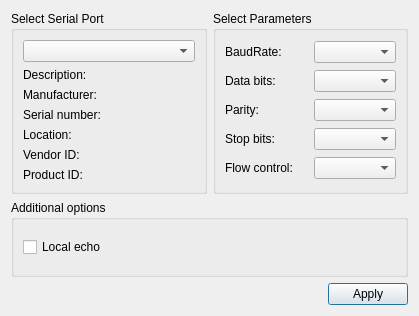
<?xml version="1.0" encoding="UTF-8"?>
<ui version="4.0">
 <class>SettingsDialog</class>
 <widget class="QDialog" name="SettingsDialog">
  <property name="geometry">
   <rect>
    <x>0</x>
    <y>0</y>
    <width>419</width>
    <height>316</height>
   </rect>
  </property>
  <property name="windowTitle">
   <string>Settings</string>
  </property>
  <layout class="QGridLayout" name="gridLayout_3">
   <item row="0" column="1">
    <widget class="QGroupBox" name="parametersBox">
     <property name="title">
      <string>Select Parameters</string>
     </property>
     <layout class="QGridLayout" name="gridLayout_2">
      <item row="0" column="0">
       <widget class="QLabel" name="baudRateLabel">
        <property name="text">
         <string>BaudRate:</string>
        </property>
       </widget>
      </item>
      <item row="0" column="1">
       <widget class="QComboBox" name="baudRateBox"/>
      </item>
      <item row="1" column="0">
       <widget class="QLabel" name="dataBitsLabel">
        <property name="text">
         <string>Data bits:</string>
        </property>
       </widget>
      </item>
      <item row="1" column="1">
       <widget class="QComboBox" name="dataBitsBox"/>
      </item>
      <item row="2" column="0">
       <widget class="QLabel" name="parityLabel">
        <property name="text">
         <string>Parity:</string>
        </property>
       </widget>
      </item>
      <item row="2" column="1">
       <widget class="QComboBox" name="parityBox"/>
      </item>
      <item row="3" column="0">
       <widget class="QLabel" name="stopBitsLabel">
        <property name="text">
         <string>Stop bits:</string>
        </property>
       </widget>
      </item>
      <item row="3" column="1">
       <widget class="QComboBox" name="stopBitsBox"/>
      </item>
      <item row="4" column="0">
       <widget class="QLabel" name="flowControlLabel">
        <property name="text">
         <string>Flow control:</string>
        </property>
       </widget>
      </item>
      <item row="4" column="1">
       <widget class="QComboBox" name="flowControlBox"/>
      </item>
     </layout>
    </widget>
   </item>
   <item row="0" column="0">
    <widget class="QGroupBox" name="selectBox">
     <property name="title">
      <string>Select Serial Port</string>
     </property>
     <layout class="QGridLayout" name="gridLayout">
      <item row="0" column="0">
       <widget class="QComboBox" name="serialPortInfoListBox"/>
      </item>
      <item row="1" column="0">
       <widget class="QLabel" name="descriptionLabel">
        <property name="text">
         <string>Description:</string>
        </property>
       </widget>
      </item>
      <item row="2" column="0">
       <widget class="QLabel" name="manufacturerLabel">
        <property name="text">
         <string>Manufacturer:</string>
        </property>
       </widget>
      </item>
      <item row="3" column="0">
       <widget class="QLabel" name="serialNumberLabel">
        <property name="text">
         <string>Serial number:</string>
        </property>
       </widget>
      </item>
      <item row="4" column="0">
       <widget class="QLabel" name="locationLabel">
        <property name="text">
         <string>Location:</string>
        </property>
       </widget>
      </item>
      <item row="5" column="0">
       <widget class="QLabel" name="vidLabel">
        <property name="text">
         <string>Vendor ID:</string>
        </property>
       </widget>
      </item>
      <item row="6" column="0">
       <widget class="QLabel" name="pidLabel">
        <property name="text">
         <string>Product ID:</string>
        </property>
       </widget>
      </item>
     </layout>
    </widget>
   </item>
   <item row="2" column="0" colspan="2">
    <layout class="QHBoxLayout" name="horizontalLayout">
     <item>
      <spacer name="horizontalSpacer">
       <property name="orientation">
        <enum>Qt::Horizontal</enum>
       </property>
       <property name="sizeHint" stdset="0">
        <size>
         <width>96</width>
         <height>20</height>
        </size>
       </property>
      </spacer>
     </item>
     <item>
      <widget class="QPushButton" name="applyButton">
       <property name="text">
        <string>Apply</string>
       </property>
      </widget>
     </item>
    </layout>
   </item>
   <item row="1" column="0" colspan="2">
    <widget class="QGroupBox" name="additionalOptionsGroupBox">
     <property name="title">
      <string>Additional options</string>
     </property>
     <layout class="QVBoxLayout" name="verticalLayout">
      <item>
       <widget class="QCheckBox" name="localEchoCheckBox">
        <property name="text">
         <string>Local echo</string>
        </property>
        <property name="checked">
         <bool>false</bool>
        </property>
       </widget>
      </item>
     </layout>
    </widget>
   </item>
  </layout>
 </widget>
 <resources/>
 <connections/>
</ui>
